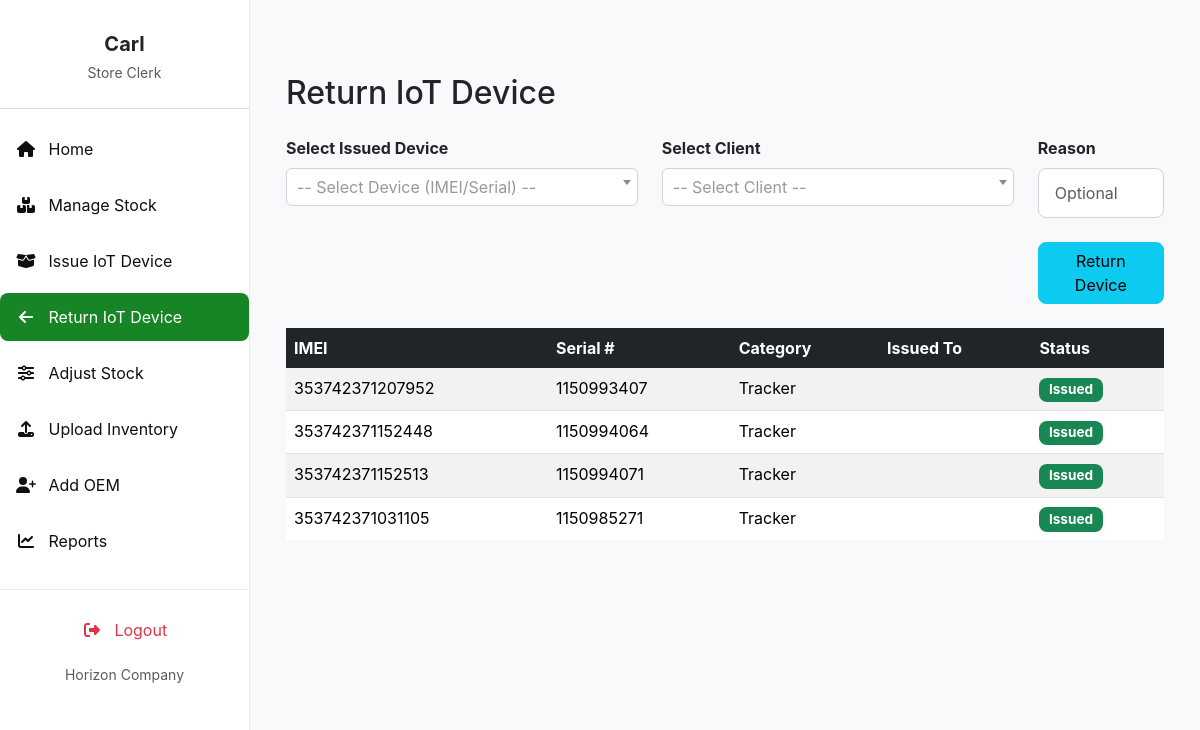
/return_device/ (signed in), run on the app's committed database.
### invent/models.py (models this page shows, shortened)
class Device(models.Model):
    STATUS_CHOICES = (
        ('available', 'Available'),
        ('issued', 'Issued'),
        ('returned', 'Returned'),
        ('faulty', 'Faulty'),
    )
    name = models.CharField(max_length=255)
    oem = models.ForeignKey(
        OEM,
        on_delete=models.SET_NULL,
        null=True,
        blank=False,
        related_name='devices'
    )
    product_id = models.CharField(max_length=30, blank=True)
    total_quantity = models.PositiveIntegerField(default=1)
    quantity_issued = models.PositiveIntegerField(default=0)
    imei_no = models.CharField(
        max_length=50, unique=True, null=True, blank=True)
    serial_no = models.CharField(
        max_length=50, unique=True, null=True, blank=True)
    mac_address = models.CharField(
        max_length=50, unique=True, null=True, blank=True)
    category = models.CharField(
        max_length=100, blank=True, help_text="e.g. Laptop or Router")
    manufacturer = models.CharField(max_length=100, blank=True)
    description = models.TextField(blank=True)
    branch = models.ForeignKey(
        Branch, on_delete=models.SET_NULL, null=True, blank=True)
    country = models.ForeignKey(
        Country, on_delete=models.SET_NULL, null=True, blank=True)
    status = models.CharField(
        max_length=20, choices=STATUS_CHOICES, default='available')
    class Meta:
        permissions = [
            ("can_issue_item", "Can issue device to client"),
            ("can_return_item", "Can record device returns"),
        ]

### invent/views.py (the view, shortened to what this page needs)
# urls.py: path('return_device/', views.return_device, name='return_device'),
@login_required
@permission_required('invent.can_issue_item', raise_exception=True)
def return_device(request):
    user = request.user
    if user.is_superuser:
        issued_devices = Device.objects.filter(status='issued')
    else:
        user_country = getattr(user.profile, "country", None)
        issued_devices = Device.objects.filter(
            status='issued', branch__country=user_country)
    clients = Client.objects.all()
    return render(request, 'invent/return_device.html', {
        'issued_devices': issued_devices,
        'clients': clients
    })

### invent/context_processors.py (called while the page is built)
def user_branch(request):
    branch = None
    try:
        if request.user.is_authenticated:
            profile = getattr(request.user, 'profile', None)
            branch = getattr(profile, 'branch', None)
    except Exception:
        branch = None
    return {'user_branch': branch}

### invent/templates/invent/return_device.html (shortened to what this page needs)
{% extends 'invent/base_store_clerk.html' %}
{% load static %}
{% block content %}
<div class="container mt-4">
    <h2 class="mb-4">Return IoT Device</h2>
    <form method="post">
        <div class="row mb-3">
            <div class="col-md-5 mb-2">
                <label for="device_id" class="form-label"><strong>Select Issued Device</strong></label>
            </div>
            <div class="col-md-5 mb-2">
                <label for="client_id" class="form-label"><strong>Select Client</strong></label>
            </div>
            <div class="col-md-2 mb-2">
                <label for="reason" class="form-label"><strong>Reason</strong></label>
                <input type="text" class="form-control" name="reason" id="reason" placeholder="Optional">
            </div>
        </div>
        <div class="row mb-3">
            <div class="col-md-2 offset-md-10">
                <button type="submit" class="btn btn-info w-100">Return Device</button>
            </div>
        </div>
    </form>
    <div class="table-responsive mt-4">
        <table class="table table-hover table-striped">
            <thead class="table-dark">
                <tr>
                    <th>IMEI</th>
                    <th>Serial #</th>
                    <th>Category</th>
                    <th>Issued To</th>
                    <th>Status</th>
                </tr>
            </thead>
            <tbody>
                {% for device in issued_devices %}
                <tr>
                    <td>{{ device.imei_no }}</td>
                    <td>{{ device.serial_no|default:"N/A" }}</td>
                    <td>{{ device.category|default:"N/A" }}</td>
                    <td>
                    </td>
                    <td><span class="badge bg-primary">{{ device.status|capfirst }}</span></td>
                </tr>
                {% empty %}
                <tr>
                    <td colspan="6" class="text-center text-muted">No issued devices available for return.</td>
                </tr>
                {% endfor %}
            </tbody>
        </table>
    </div>
</div>
{% endblock %}
{% block extra_css %}
<link href="https://cdn.jsdelivr.net/npm/select2@4.1.0-rc.0/dist/css/select2.min.css" rel="stylesheet" />
{% endblock %}

### invent/templates/invent/base_store_clerk.html (shortened to what this page needs)
<!DOCTYPE html>
<html lang="en">
    {% if user_branch %}
  <span class="badge bg-info text-dark">Branch: {{ user_branch.name }}</span>
{% else %}
  <span class="text-muted">Branch: Unassigned</span>
{% endif %}
<head>
    <link href="https://cdn.jsdelivr.net/npm/bootstrap@5.3.3/dist/css/bootstrap.min.css" rel="stylesheet">
    <link href="https://cdnjs.cloudflare.com/ajax/libs/font-awesome/6.4.0/css/all.min.css" rel="stylesheet">
    <link href="https://cdn.jsdelivr.net/npm/select2@4.1.0-rc.0/dist/css/select2.min.css" rel="stylesheet" />
    <link href="https://cdn.jsdelivr.net/npm/select2-bootstrap-5-theme@1.3.0/dist/select2-bootstrap-5-theme.min.css" rel="stylesheet" />
    {% block extra_css %}{% endblock %}
</head>
<body>
    <nav id="sidebarMenu" class="sidebar-wrapper collapse d-md-block">
        <div class="sidebar-content">
            <div class="text-center mb-4 pt-3">
                <h5 class="fw-bold mb-1 text-dark">{{ user.first_name|default:user.username }}</h5>
                <small class="text-muted">Store Clerk</small>
            </div>
            <hr class="border-secondary opacity-25" />
            <ul class="nav flex-column">
                <li class="nav-item mb-2">
                    <a class="nav-link {% if request.resolver_match.url_name == 'store_clerk_dashboard' %}active{% endif %}" href="{% url 'store_clerk_dashboard' %}">
                       <i class="fas fa-fw fa-home me-2"></i> Home
                    </a>
                </li>
                <li class="nav-item mb-2">
                    <a class="nav-link {% if request.resolver_match.url_name == 'manage_stock' %}active{% endif %}" href="{% url 'manage_stock' %}">
                        <i class="fas fa-fw fa-boxes me-2"></i> Manage Stock
                    </a>
                </li>
                <li class="nav-item mb-2 d-flex justify-content-between align-items-center">
                    <a class="nav-link {% if request.resolver_match.url_name == 'issue_device' %}active{% endif %}" href="{% url 'issue_device' %}">
                        <i class="fas fa-fw fa-box-open me-2"></i> Issue IoT Device
                    </a>
                </li>
                <li class="nav-item mb-2">
                    <a class="nav-link {% if request.resolver_match.url_name == 'return_device' %}active{% endif %}" href="{% url 'return_device' %}">
                        <i class="fas fa-fw fa-arrow-left me-2"></i> Return IoT Device
                    </a>
                </li>
                <li class="nav-item mb-2">
                    <a class="nav-link {% if request.resolver_match.url_name == 'adjust_stock' %}active{% endif %}" href="{% url 'adjust_stock' %}">
                        <i class="fas fa-fw fa-sliders-h me-2"></i> Adjust Stock
                    </a>
                </li>
                <li class="nav-item mb-2">
                    <a class="nav-link {% if 'admin:invent_device_changelist' in request.resolver_match.view_name %}active{% endif %}" href="{% url 'admin:invent_device_changelist' %}">
                        <i class="fas fa-fw fa-upload me-2"></i> Upload Inventory
                    </a>
                </li>
                <li class="nav-item mb-2">
                    <a class="nav-link {% if request.resolver_match.url_name == 'add_oem' %}active{% endif %}" href="{% url 'add_oem' %}">
                        <i class="fas fa-fw fa-user-plus me-2"></i> Add OEM
                    </a>
                </li>
                <li class="nav-item mb-2">
                    <a class="nav-link {% if request.resolver_match.url_name == 'reports' %}active{% endif %}" href="{% url 'reports' %}">
                        <i class="fas fa-fw fa-chart-line me-2"></i> Reports
                    </a>
                </li>
            </ul> </div>
        <div class="sidebar-bottom">
            <ul class="nav flex-column mb-2">
                <li class="nav-item">
                    <a class="nav-link text-danger logout-link" href="{% url 'logout' %}">
                        <i class="fas fa-fw fa-right-from-bracket me-2"></i> Logout
                    </a>
                </li>
            </ul>
            <small class="text-muted">Horizon Company</small>
        </div>
    </nav>
    <main class="main-content">
        {% block content %}{% endblock %}
    </main>
</body>
</html>

### invent/templates/invent/base_store_clerk.html (style rules this page uses)
:root { --bs-primary: #198754; --bs-primary-rgb: 25, 135, 84; --bs-btn-primary-color: #fff; --bs-btn-primary-bg: var(--bs-primary); --bs-btn-primary-border-color: var(--bs-primary); --bs-btn-primary-hover-bg: #157347; --bs-btn-primary-hover-border-color: #146c43; --bs-btn-primary-active-bg: #13653f; --bs-btn-primary-active-border-color: #125f3c; --bs-link-color: var(--bs-primary); --bs-link-hover-color: #157347; --sidebar-bg: white; --sidebar-text: #0f0f0f; --sidebar-active: #178526; --sidebar-hover: #15b33c; }
body { font-family: 'Inter', sans-serif; background-color: #f8f9fa; margin: 0; }
.sidebar-wrapper { position: fixed; top: 0; bottom: 0; left: 0; width: 250px; background-color: var(--sidebar-bg); color: var(--sidebar-text); border-right: 1px solid #e9ecef; z-index: 1030; display: flex; flex-direction: column; }
.sidebar-content { flex-grow: 1; overflow-y: auto; padding-top: 1rem; padding-bottom: 1rem; max-height: calc(100vh - 120px); scrollbar-width: thin; scrollbar-color: var(--bs-primary) #f1f1f1; }
.sidebar-wrapper .nav-link { color: var(--sidebar-text); padding: 0.75rem 1rem; border-radius: 0.5rem; transition: background-color 0.2s ease, color 0.2s ease; }
.sidebar-wrapper .nav-link.active { background-color: var(--sidebar-active); color: #fff; }
.sidebar-wrapper .nav-link.text-danger { color: #dc3545 !important; }
.sidebar-bottom { padding-top: 1rem; padding-bottom: 1rem; text-align: center; border-top: 1px solid #e9ecef; }
.main-content { margin-left: 250px; padding: 1.5rem; min-height: 100vh; overflow-x: hidden; transition: margin-left 0.3s ease-in-out; }
.btn { border-radius: 0.5rem; }
.badge { border-radius: 0.5rem; padding: 0.4em 0.7em; font-size: 0.85em; }
.table thead th { border-bottom: none; }
.table tbody tr:last-child td { border-bottom: none; }
.form-control, .form-select { border-radius: 0.5rem; border-color: #ced4da; padding: 0.75rem 1rem; }

### data on the page
Device: imei_no "353742371207952", serial_no "1150993407", category "Tracker", status "Issued"
Device: imei_no "353742371152448", serial_no "1150994064", category "Tracker", status "Issued"
Device: imei_no "353742371152513", serial_no "1150994071", category "Tracker", status "Issued"
Device: imei_no "353742371031105", serial_no "1150985271", category "Tracker", status "Issued"

### other printed values
{{ user.first_name|default:user.username }} "Carl"
